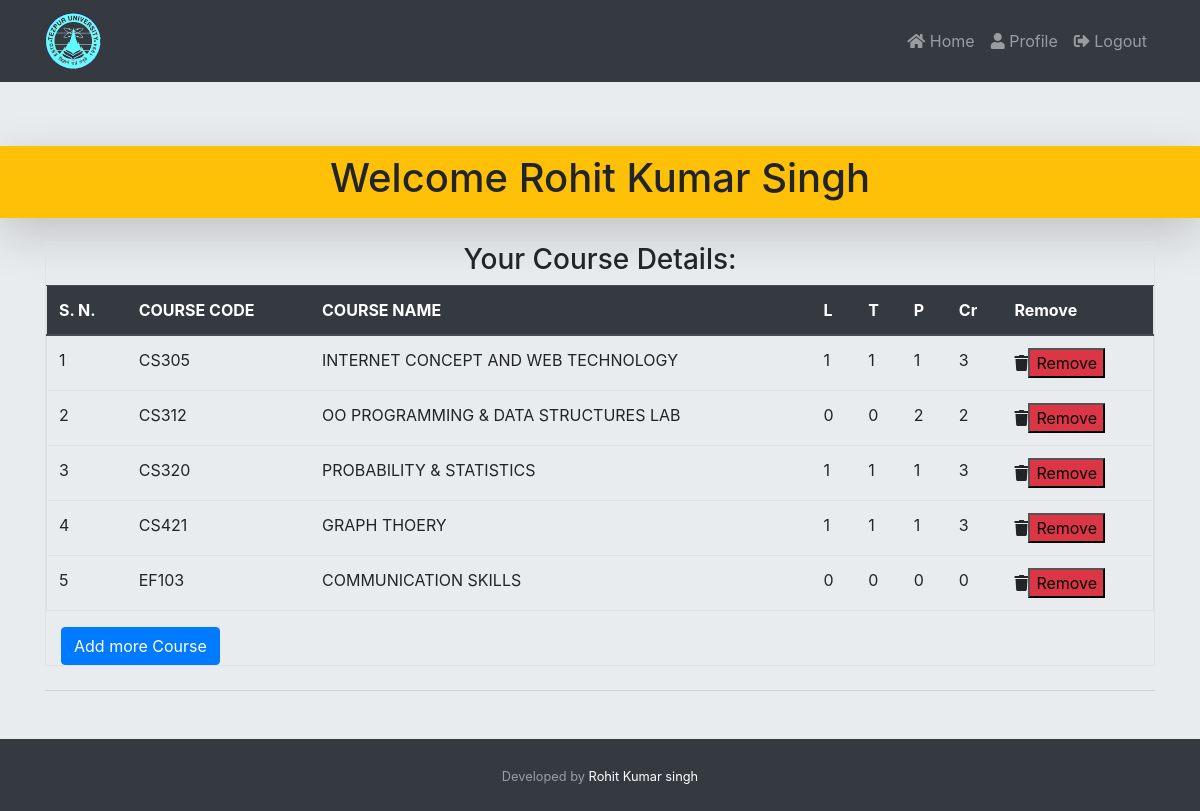
Page / (signed in) on the committed database.
### tables this page shows
CREATE TABLE `user_course` (
  `id` int(11) NOT NULL,
  `user_id` int(11) NOT NULL,
  `course_code` varchar(50) NOT NULL,
  `course_name` varchar(50) NOT NULL,
  `l` varchar(50) NOT NULL,
  `t` varchar(50) NOT NULL,
  `p` varchar(50) NOT NULL,
  `cr` varchar(50) NOT NULL
);

### index.php (the view, shortened to what this page needs)
<?php
 include('include/header.php');
 include 'connection.php';
 ?>
  <div class="jumbotron jumbotron-fluid">
  	<div class="bg-warning shadow-lg p-2">
  		<h1 class="text-center">Welcome <?php echo $_SESSION['fullname']?></h1>
  	</div>
    <div class="container">
        <div class="mt-4 border">
        	<table class="table table-hover border">
			         <?php
			            $a_q="select * from user_course where user_id=".$_SESSION['user_id'].";";
			            $re=mysqli_query($conn, $a_q);
			        if (mysqli_num_rows($re)>0) {
			            	?>
			    <thead class="thead-dark">
			    	<tr>
					    <h3 class="text-center">Your Course Details:</h3>
					</tr>
			      <tr>
			      	<th>S. N.</th>
			        <th>COURSE CODE</th>
			        <th>COURSE NAME</th>
			        <th>L</th>
			        <th>T</th>
			        <th>P</th>
			        <th>Cr</th>
			        <th>Remove</th>
			      </tr>
			    </thead>
			    <tbody>
			       <?php
			       $co=1;
			          while ($r=mysqli_fetch_assoc($re)) {
			       ?>
			     <tr>
			      <td><?php echo $co;?></td>
			      <td><?php echo $r['course_code']?></td>
			      <td><?php echo $r['course_name']?></td>
			      <td><?php echo $r['l']?></td>
			      <td><?php echo $r['t']?></td>
			      <td><?php echo $r['p']?></td>
			      <td><?php echo $r['cr']?></td>
			      <td>
			      	<form method="POST">
			      		<i class="fa fa-trash"></i><input type="submit" name="remove" value="Remove" class="bt bg-danger" title="Click to Remove Course">
			     	</form>
			     </td>
			     </tr>
			         <?php
			             $co++;
			             }
			       	}
			       	?>
			    </tbody>
		  	</table>
		  	<div class="container">
				<a class="btn btn-primary btn-end" href="add_course.php">Add more Course</a>
			</div>
        </div>
        <hr class="my-4">
    </div>
  </div>
<?php include('include/footer.php'); ?>

### include/header.php (shortened to what this page needs)
<!DOCTYPE html>
<html>
  <head>
    <link rel="stylesheet" type="text/css" href="css/style.css">
    <link rel="stylesheet" type="text/css" href="vendor/bootstrap/bootstrap.min.css">
    <link rel="stylesheet" type="text/css" href="vendor/fontawesome/css/all.css">
  </head>
    <body class="bg-light">
      <nav class="navbar navbar-expand-lg navbar-dark bg-dark static-top">
        <div class="container">
          <a class="navbar-brand" href="index.php">
            <img src="images/logo2.png" alt="50">
          </a>
          <div class="collapse navbar-collapse" id="navbarResponsive">
            <ul class="navbar-nav ml-auto">
              <li class="nav-item">
                  <a class="nav-link" href="index.php" title="Go Home"><span class="fas fa-home" ></span> Home</a>
              </li>
              <li class="nav-item">
                  <a class="nav-link" href="profile.php" title="<?php echo "Logged in by: ".$_SESSION['fullname'];?>"><span class="fas fa-user"></span> Profile</a>
              </li>
              <li class="nav-item">
                  <a class="nav-link" href="logout.php" title="Click to Logout"><span class="fas fa-sign-out-alt"></span> Logout</a>
              </li>
            </ul>
          </div>
        </div>
      </nav>

### include/footer.php (shortened to what this page needs)
      <footer class="py-4 bg-dark text-white-50 fixed-bottom">
        <div class="container text-center">
          <small>Developed by <a class="text-white" href="https://www.facebook.com/profile.php?id=100011199067891" target="_blank">Rohit Kumar singh</a> </small>
        </div>
      </footer>
  </body>
</html>

### rows in the picture
user_course: course_code "CS305", course_name "INTERNET CONCEPT AND WEB TECHNOLOGY", l "1", t "1", p "1", cr "3"
user_course: course_code "CS312", course_name "OO PROGRAMMING & DATA STRUCTURES LAB", l "0", t "0", p "2", cr "2"
user_course: course_code "CS320", course_name "PROBABILITY & STATISTICS", l "1", t "1", p "1", cr "3"
user_course: course_code "CS421", course_name "GRAPH THOERY", l "1", t "1", p "1", cr "3"
user_course: course_code "EF103", course_name "COMMUNICATION SKILLS", l "0", t "0", p "0", cr "0"

### other values in the picture
$_SESSION['fullname'] "Rohit Kumar Singh"
